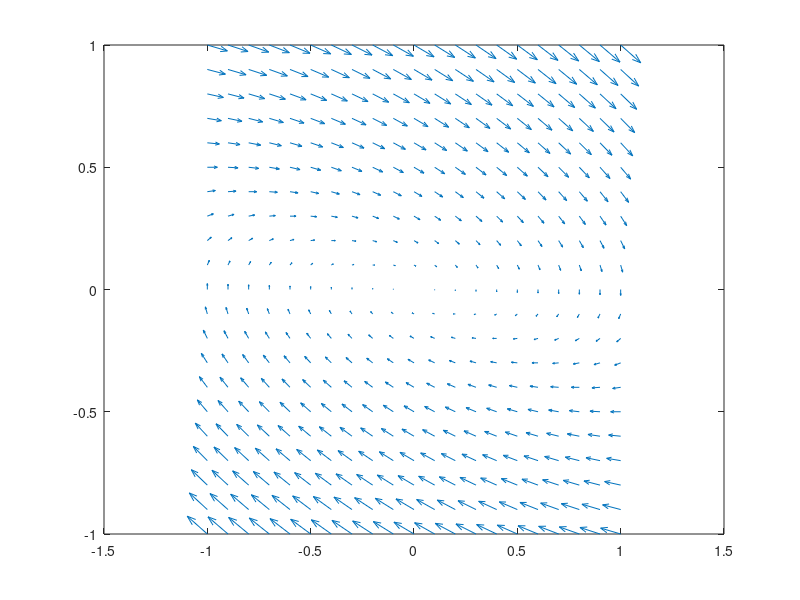

This chart was generated by the following MATLAB code:
clc; format compact; clear; close all; 
%stable focus
    
    [x1, x2] = meshgrid(-1 : 0.1 : 1, -1 : 0.1 : 1);
    
    x1dot = 4 * x2;
    x2dot = -2*x2 - x1;
    
    quiver(x1, x2, x1dot, x2dot);